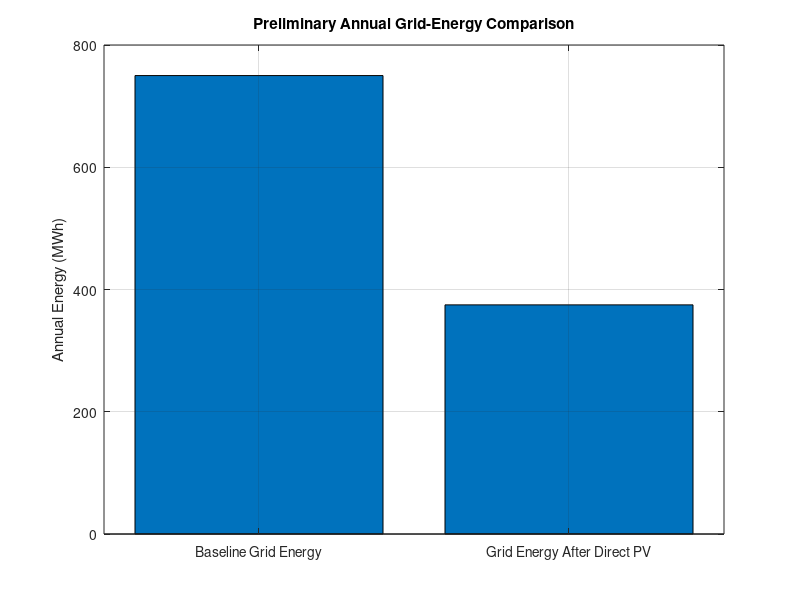

MATLAB code to generate this figure:
%% 08 - Annual Energy and Cost Comparison
% Uses an assumed effective energy price, not a verified utility tariff.
clc; clear; close all;

load_kW = [100 120 140 160 180 200 160 120 130 150 170 190 250 200 120 110];
operating_days = 300;
daily_load_kWh = sum(load_kW);
annual_load_kWh = daily_load_kWh * operating_days;

PV_kWp = 350; PSH = 5; PR = 0.80;
daily_PV_kWh = PV_kWp*PSH*PR;
factor = [0.05 0.15 0.30 0.50 0.70 0.85 0.95 1.00 0.95 0.80 0.60 0.35 0.10];
PV_kW = factor*daily_PV_kWh/sum(factor);
load_for_PV_hours = load_kW(1:numel(PV_kW));
direct_PV_day_kWh = sum(min(PV_kW,load_for_PV_hours));
annual_direct_PV_kWh = direct_PV_day_kWh*operating_days;

tariff_INR_per_kWh = 8;
baseline_cost_INR = annual_load_kWh*tariff_INR_per_kWh;
grid_after_PV_kWh = max(annual_load_kWh-annual_direct_PV_kWh,0);
cost_after_PV_INR = grid_after_PV_kWh*tariff_INR_per_kWh;
gross_saving_INR = baseline_cost_INR-cost_after_PV_INR;

fprintf('\\nANNUAL ENERGY AND COST COMPARISON\\n');
fprintf('Daily load energy             : %.1f kWh\\n',daily_load_kWh);
fprintf('Annual load energy            : %.1f MWh\\n',annual_load_kWh/1000);
fprintf('Annual PV direct use           : %.1f MWh\\n',annual_direct_PV_kWh/1000);
fprintf('Baseline energy cost           : Rs %.2f lakh/year\\n',baseline_cost_INR/1e5);
fprintf('Cost after direct PV use       : Rs %.2f lakh/year\\n',cost_after_PV_INR/1e5);
fprintf('Gross direct-PV saving         : Rs %.2f lakh/year\\n',gross_saving_INR/1e5);

figure('Name','Preliminary Annual Grid-Energy Comparison');
bar([annual_load_kWh grid_after_PV_kWh]/1000);
set(gca,'XTickLabel',{'Baseline Grid Energy','Grid Energy After Direct PV'});
ylabel('Annual Energy (MWh)');
title('Preliminary Annual Grid-Energy Comparison'); grid on;
